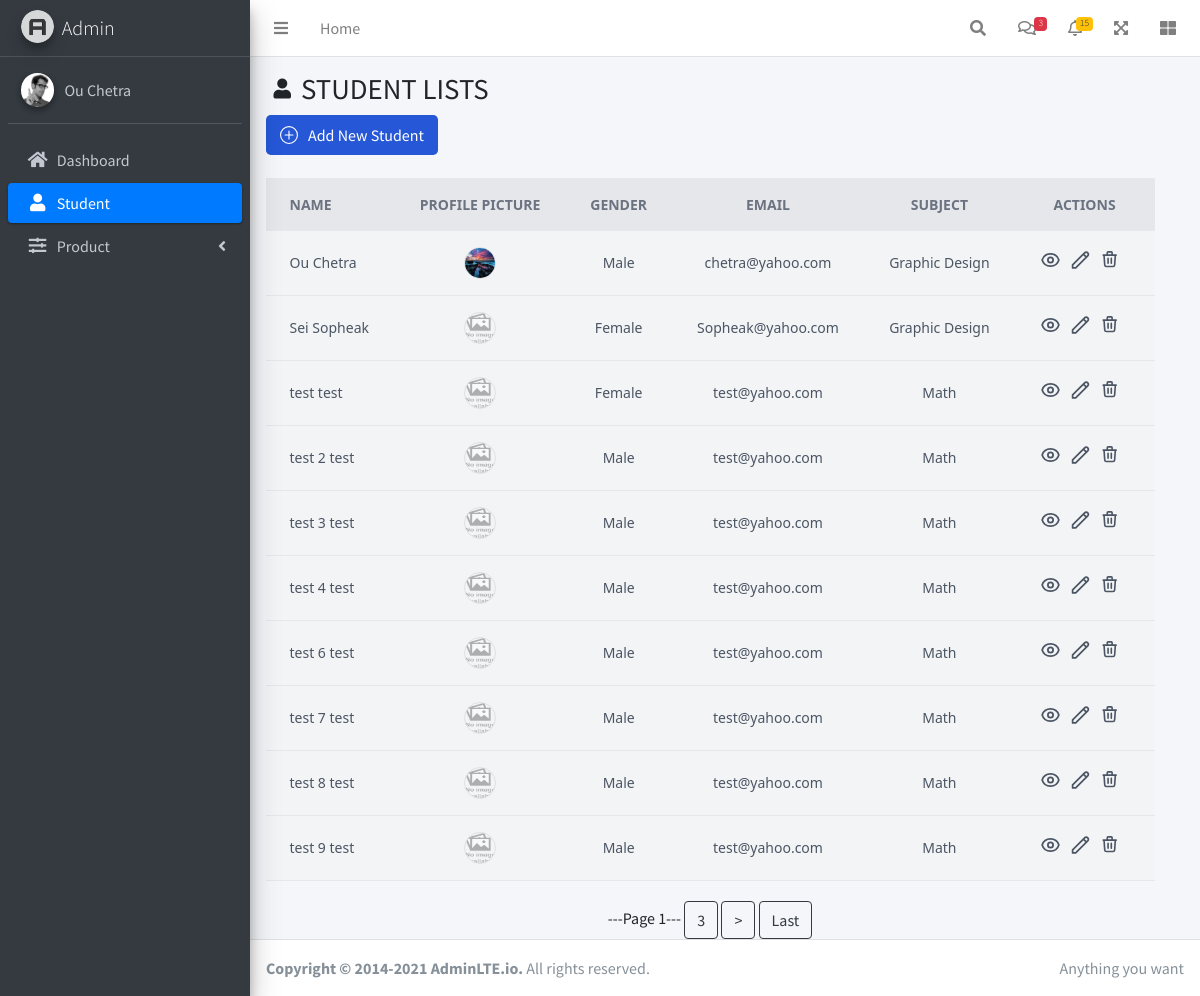
The page /admin/student on the database as committed earlier.
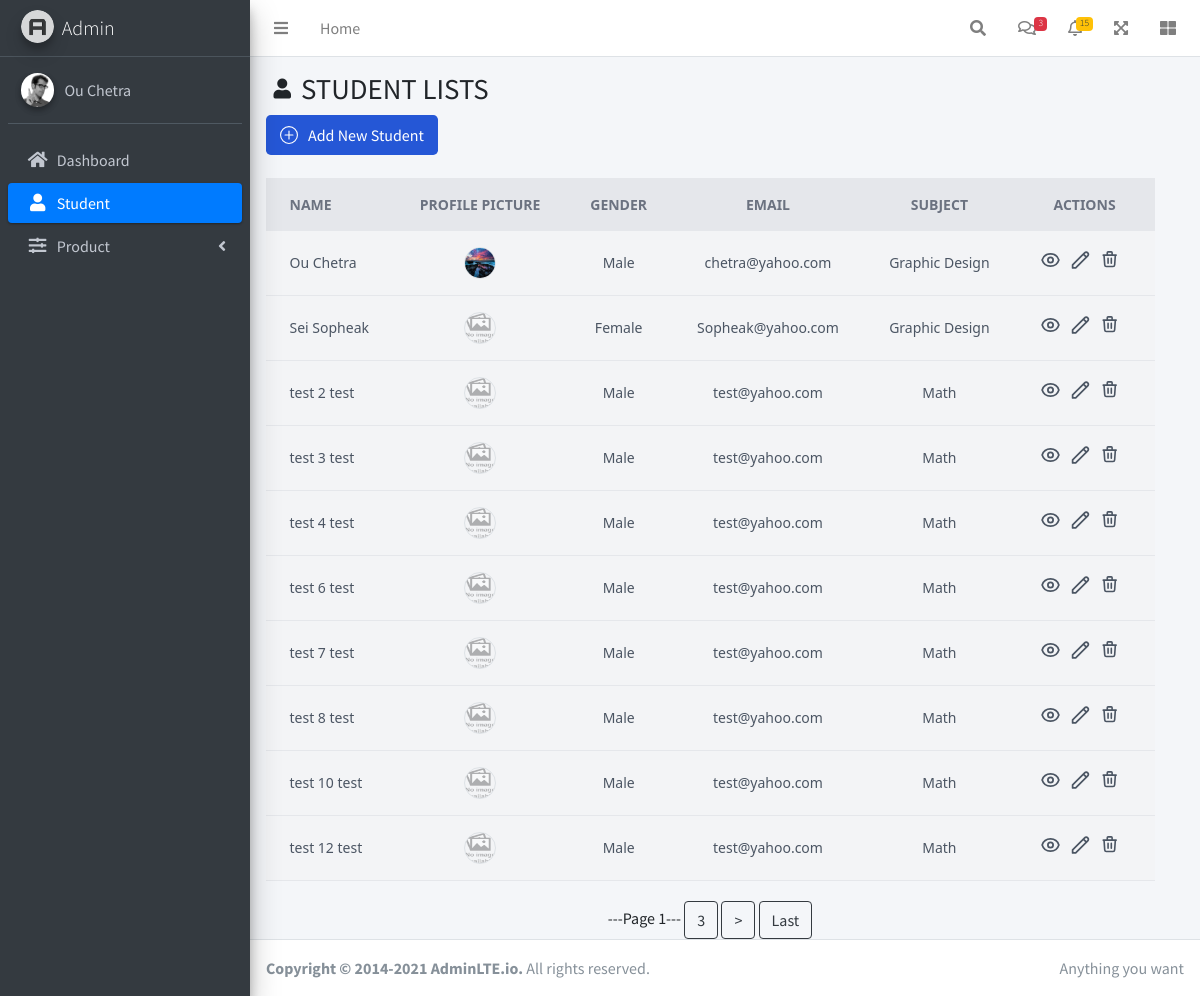
The same page on the database as committed later.
### tables this page shows
CREATE TABLE "students" (
  "sid" INTEGER PRIMARY KEY AUTOINCREMENT,
  "firstName" TEXT NOT NULL,
  "lastName" TEXT NOT NULL,
  "birthday" TEXT NOT NULL,
  "gender" TEXT NOT NULL,
  "email" TEXT NOT NULL,
  "phoneNumber" TEXT NOT NULL,
  "subject" TEXT NOT NULL,
  "image" TEXT DEFAULT default_img
);

### route/student.py (the view)
@students.route('/admin/student')
def student():
    page = request.args.get('page', 1, type=int)
    records_per_page = 10
    offset = (page - 1) * records_per_page
    rows = execute_query("SELECT * FROM students LIMIT ? OFFSET ?", (records_per_page, offset))
    total_records = execute_query("SELECT COUNT(*) FROM students")[0][0]
    total_pages = (total_records // records_per_page) + (total_records % records_per_page > 0)
    return render_template('admin/student/index.html', rows=rows, page=page, total_pages=total_pages)

### config.py (called while the page is built)
def execute_query(query, params=(), database="student_ss34.db", is_insert=False):
    con = sql.connect(database)
    con.row_factory = sql.Row
    cur = con.cursor()
    cur.execute(query, params)
    if is_insert:
        con.commit()
        return
    rows = cur.fetchall()
    return rows

### templates/admin/student/index.html (shortened to what this page needs)
{% extends 'admin/layout_admin.html' %}
{% block main_content %}
    <div class="content-header">
        <div class="container-fluid">
            <div class="row mb-2">
                <div style="display: flex;" class="col-sm-6">
                    <i style="font-size: 20px; margin-top: 7px; margin-right: 10px" class="nav-icon fas fa-user"></i>
                    <h1 class="m-0">STUDENT LISTS</h1>
                </div>
            </div>
        </div>
        <a href="{{ url_for('students.add_student') }}">
            <button type="submit"
                    class="text-white bg-[#2557D6] hover:bg-[#2557D6]/90 focus:ring-4 focus:ring-[#2557D6]/50 focus:outline-none font-medium rounded-lg text-md px-3.5 py-2 text-center inline-flex items-center dark:focus:ring-[#2557D6]/50 mr-2 mb-2">
                Add New Student
            </button>
        </a>
    </div>
    <div class="content" style="padding-right: 30px">
        <div class="container-fluid">
            <div class="row">
                <div class="col-lg-12 lg-12">
                    <div class="overflow-x-auto">
                        <div class="bg-gray-100 flex items-center justify-center bg-gray-100 font-sans overflow-hidden">
                            <div class="w-full lg:w-6/6">
                                <table class="min-w-max w-full table-auto">
                                    <thead>
                                    <tr class="bg-gray-200 text-gray-500 uppercase text-sm leading-normal">
                                        <th class="py-3 px-6 text-left">Name</th>
                                        <th class="py-3 px-6 text-center">Profile Picture</th>
                                        <th class="py-3 px-6 text-center">Gender</th>
                                        <th class="py-3 px-6 text-center">Email</th>
                                        <th class="py-3 px-6 text-center">Subject</th>
                                        <th class="py-3 px-6 text-center">Actions</th>
                                    </tr>
                                    </thead>
                                    {% for item in rows %}
                                        <tbody class="text-gray-600 text-sm font-light">
                                        <tr class="border-b border-gray-200 hover:bg-gray-100">
                                            <td class="py-3 px-6 text-left whitespace-nowrap">
                                                <span class="font-medium">{{ item.firstName }} {{ item.lastName }}</span>
                                            </td>
                                            <td class="py-3 px-6 text-center">
                                                <div class="flex items-center justify-center">
                                                    <img class="w-8 h-8 rounded-full border-gray-200 border transform hover:scale-125"
                                                         src="{{ url_for('static', filename='img/student/' + (item.image if '.' in item.image else item.image + '.jpg')) }}"/>
                                                </div>
                                            </td>
                                            <td class="py-3 px-6 text-center">
                                                <span>{{ item.gender }}</span>
                                            </td>
                                            <td class="py-3 px-6 text-center">
                                                <span>{{ item.email }}</span>
                                            </td>
                                            <td class="py-3 px-6 text-center">
                                                <span>{{ item.subject }}</span>
                                            </td>
                                            <td class="py-3 px-6 text-center">
                                                <div class="flex item-center justify-center">
                                                    <div class="w-5 mr-2.5 transform hover:text-blue-500 hover:scale-110">
                                                        <form method="post" action="/admin/detail_student">
                                                            <button type="submit" title="Details">
                                                            </button>
                                                        </form>
                                                    </div>
                                                    <div class="w-5 mr-2.5 transform hover:text-blue-500 hover:scale-110">
                                                        <form method="post" action="/admin/edit_student">
                                                            <button type="submit" title="Modify">
                                                                <svg xmlns="http://www.w3.org/2000/svg" width=21
                                                                     height=22 fill="none"
                                                                     viewBox="0 0 24 24" stroke="currentColor">
                                                                    <path stroke-linecap="round" stroke-linejoin="round"
                                                                          stroke-width="2"
                                                                          d="M15.232 5.232l3.536 3.536m-2.036-5.036a2.5 2.5 0 113.536 3.536L6.5 21.036H3v-3.572L16.732 3.732z"/>
                                                                </svg>
                                                            </button>
                                                        </form>
                                                    </div>
                                                    <div class="w-5 mr-2.5 transform hover:text-red-500 hover:scale-110">
                                                        <form
                                                                action="{{ url_for('students.delete_student') }}"
                                                                method="post"
                                                        >
                                                            <button type="submit" title="Delete">
                                                                <svg xmlns="http://www.w3.org/2000/svg" width=21
                                                                     height=22 fill="none"
                                                                     viewBox="0 0 26 26"
                                                                     stroke="currentColor">
                                                                    <path stroke-linecap="round" stroke-linejoin="round"
                                                                          stroke-width="2"
                                                                          d="M19 7l-.867 12.142A2 2 0 0116.138 21H7.862a2 2 0 01-1.995-1.858L5 7m5 4v6m4-6v6m1-10V4a1 1 0 00-1-1h-4a1 1 0 00-1 1v3M4 7h16"/>
                                                                </svg>
                                                            </button>
                                                        </form>
                                                    </div>
                                                </div>
                                            </td>
                                        </tr>
                                        </tbody>
                                    {% endfor %}
                                </table>
                            </div>
                        </div>
                    </div>
                </div>
            </div>
        </div>
        <div style="margin-top: 20px" class="text-center">
            <span>---Page {{ page }}---</span>
            {% if page < total_pages %}
                {% if page+2 <= total_pages %}
                    <a href="{{ url_for('students.student', page=page+2) }}" class="btn btn-outline-dark">
                        {{ page+2 }}</a>
                {% endif %}
                <a href="{{ url_for('students.student', page=page+1) }}" class="btn btn-outline-dark">></a>
                <a href="{{ url_for('students.student', page=total_pages) }}" class="btn btn-outline-dark">Last</a>
            {% endif %}
        </div>
    </div>
{% endblock %}

### templates/admin/layout_admin.html (shortened to what this page needs)
<!DOCTYPE html>
<html lang="en">
<head>
    <link rel="stylesheet" href="../../../static/plugins/fontawesome-free/css/all.min.css">
    <link rel="stylesheet" href="../../../static/css/adminlte.min.css">
    <script src="https://cdn.tailwindcss.com"></script>
</head>
<body class="hold-transition sidebar-mini">
<div class="wrapper">
    <nav class="main-header navbar navbar-expand navbar-white navbar-light">
        <ul class="navbar-nav">
            <li class="nav-item">
                <a class="nav-link" data-widget="pushmenu" href="#" role="button"><i class="fas fa-bars"></i></a>
            </li>
            <li class="nav-item d-none d-sm-inline-block">
                <a href="/" class="nav-link">Home</a>
            </li>
        </ul>
        <ul class="navbar-nav ml-auto">
            <li class="nav-item">
                <a class="nav-link" data-widget="navbar-search" href="#" role="button">
                    <i class="fas fa-search"></i>
                </a>
            </li>
            <li class="nav-item dropdown">
                <a class="nav-link" data-toggle="dropdown" href="#">
                    <i class="far fa-comments"></i>
                    <span class="badge badge-danger navbar-badge">3</span>
                </a>
            </li>
            <li class="nav-item dropdown">
                <a class="nav-link" data-toggle="dropdown" href="#">
                    <i class="far fa-bell"></i>
                    <span class="badge badge-warning navbar-badge">15</span>
                </a>
            </li>
            <li class="nav-item">
                <a class="nav-link" data-widget="fullscreen" href="#" role="button">
                    <i class="fas fa-expand-arrows-alt"></i>
                </a>
            </li>
            <li class="nav-item">
                <a class="nav-link" data-widget="control-sidebar" data-slide="true" href="#" role="button">
                    <i class="fas fa-th-large"></i>
                </a>
            </li>
        </ul>
    </nav>
    <aside class="main-sidebar sidebar-dark-primary elevation-4">
        <a href="/admin" class="brand-link">
            <img src="../../../static/img/AdminLTELogo.png" alt="AdminLTE Logo"
                 class="brand-image img-circle elevation-3"
                 style="opacity: .8">
            <span class="brand-text font-weight-light">Admin</span>
        </a>
        <div class="sidebar">
            <div class="user-panel mt-3 pb-3 mb-3 d-flex">
                <div class="image">
                    <img src="../../../static/img/user2-160x160.jpg" class="img-circle elevation-2" alt="User Image">
                </div>
                <div class="info">
                    <a href="#" class="d-block">Ou Chetra</a>
                </div>
            </div>
            <nav class="mt-2">
                <ul class="nav nav-pills nav-sidebar flex-column" data-widget="treeview" role="menu"
                    data-accordion="false">
                    {% with current_link=request.endpoint %}
                        <li class="nav-item">
                            <a href="{{ url_for('admin') }}"
                               class="nav-link {% if current_link == 'admin' %}active{% endif %}">
                                <i class="nav-icon fas fa-home"></i>
                                <p>
                                    Dashboard
                                </p>
                            </a>
                        </li>
                        <li class="nav-item">
                            <a href="{{ url_for('students.student') }}"
                               class="nav-link {% if current_link == 'students.student' %}active{% endif %}">
                                <i class="nav-icon fas fa-user"></i>
                                <p>
                                    Student
                                </p>
                            </a>
                        </li>
                        <li class="nav-item">
                            <a href="#" class="nav-link">
                                <i class="nav-icon fas fa-sliders-h"></i>
                                <p>
                                    Product
                                    <i class="right fas fa-angle-left"></i>
                                </p>
                            </a>
                        </li>
                    {% endwith %}
                </ul>
            </nav>
        </div>
    </aside>
    <div class="content-wrapper">
        <div class="content">
            {% block main_content %}{% endblock %}
        </div>
    </div>
    <footer class="main-footer">
        <div class="float-right d-none d-sm-inline">
            Anything you want
        </div>
        <strong>Copyright &copy; 2014-2021 <a href="https://adminlte.io">AdminLTE.io</a>.</strong> All rights reserved.
    </footer>
</div>
</body>
</html>

Rows that differ between the two databases and show on the page:
removed students: firstName "test", lastName "test", image (placeholder picture), gender "Female", email "test@yahoo.com", subject "Math"
removed students: firstName "test 9", lastName "test", image (placeholder picture), gender "Male", email "test@yahoo.com", subject "Math"
now on this page (row unchanged): students: firstName "test 10", lastName "test", image (placeholder picture), gender "Male", email "test@yahoo.com", subject "Math"
now on this page (row unchanged): students: firstName "test 12", lastName "test", image (placeholder picture), gender "Male", email "test@yahoo.com", subject "Math"
